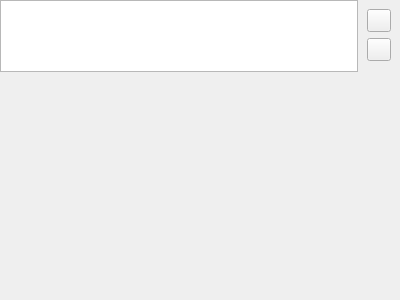
<?xml version="1.0" encoding="UTF-8"?>
<ui version="4.0">
 <class>FeatureBlocksWidget</class>
 <widget class="QWidget" name="FeatureBlocksWidget">
  <property name="geometry">
   <rect>
    <x>0</x>
    <y>0</y>
    <width>400</width>
    <height>300</height>
   </rect>
  </property>
  <property name="windowTitle">
   <string>Form</string>
  </property>
  <layout class="QVBoxLayout" name="verticalLayout">
   <property name="leftMargin">
    <number>0</number>
   </property>
   <property name="topMargin">
    <number>0</number>
   </property>
   <property name="rightMargin">
    <number>0</number>
   </property>
   <property name="bottomMargin">
    <number>0</number>
   </property>
   <item>
    <widget class="QWidget" name="horizontalWidget" native="true">
     <layout class="QHBoxLayout" name="horizontalLayout">
      <property name="spacing">
       <number>0</number>
      </property>
      <property name="leftMargin">
       <number>0</number>
      </property>
      <property name="topMargin">
       <number>0</number>
      </property>
      <property name="rightMargin">
       <number>0</number>
      </property>
      <property name="bottomMargin">
       <number>0</number>
      </property>
      <item>
       <widget class="QListView" name="listView">
        <property name="sizePolicy">
         <sizepolicy hsizetype="Expanding" vsizetype="Fixed">
          <horstretch>0</horstretch>
          <verstretch>0</verstretch>
         </sizepolicy>
        </property>
        <property name="sizeAdjustPolicy">
         <enum>QAbstractScrollArea::SizeAdjustPolicy::AdjustToContents</enum>
        </property>
        <property name="editTriggers">
         <set>QAbstractItemView::EditTrigger::NoEditTriggers</set>
        </property>
        <property name="dragEnabled">
         <bool>true</bool>
        </property>
        <property name="dragDropMode">
         <enum>QAbstractItemView::DragDropMode::InternalMove</enum>
        </property>
        <property name="defaultDropAction">
         <enum>Qt::DropAction::CopyAction</enum>
        </property>
        <property name="iconSize">
         <size>
          <width>48</width>
          <height>48</height>
         </size>
        </property>
        <property name="movement">
         <enum>QListView::Movement::Snap</enum>
        </property>
        <property name="flow">
         <enum>QListView::Flow::LeftToRight</enum>
        </property>
        <property name="isWrapping" stdset="0">
         <bool>true</bool>
        </property>
        <property name="layoutMode">
         <enum>QListView::LayoutMode::SinglePass</enum>
        </property>
        <property name="spacing">
         <number>3</number>
        </property>
        <property name="viewMode">
         <enum>QListView::ViewMode::ListMode</enum>
        </property>
        <property name="wordWrap">
         <bool>true</bool>
        </property>
        <property name="itemAlignment">
         <set>Qt::AlignmentFlag::AlignVCenter</set>
        </property>
       </widget>
      </item>
      <item>
       <widget class="QWidget" name="verticalWidget" native="true">
        <layout class="QVBoxLayout" name="verticalLayout_2">
         <item>
          <widget class="QToolButton" name="toolButton_Add">
           <property name="text">
            <string/>
           </property>
           <property name="icon">
            <iconset theme="list-add"/>
           </property>
           <property name="popupMode">
            <enum>QToolButton::ToolButtonPopupMode::InstantPopup</enum>
           </property>
           <property name="toolButtonStyle">
            <enum>Qt::ToolButtonStyle::ToolButtonIconOnly</enum>
           </property>
           <property name="arrowType">
            <enum>Qt::ArrowType::NoArrow</enum>
           </property>
          </widget>
         </item>
         <item>
          <widget class="QToolButton" name="toolButton_Remove">
           <property name="text">
            <string/>
           </property>
           <property name="icon">
            <iconset theme="list-remove"/>
           </property>
           <property name="shortcut">
            <string>Del</string>
           </property>
          </widget>
         </item>
        </layout>
       </widget>
      </item>
     </layout>
    </widget>
   </item>
   <item>
    <widget class="QStackedWidget" name="stackedWidget">
     <property name="minimumSize">
      <size>
       <width>0</width>
       <height>180</height>
      </size>
     </property>
    </widget>
   </item>
  </layout>
 </widget>
 <resources/>
 <connections/>
</ui>
